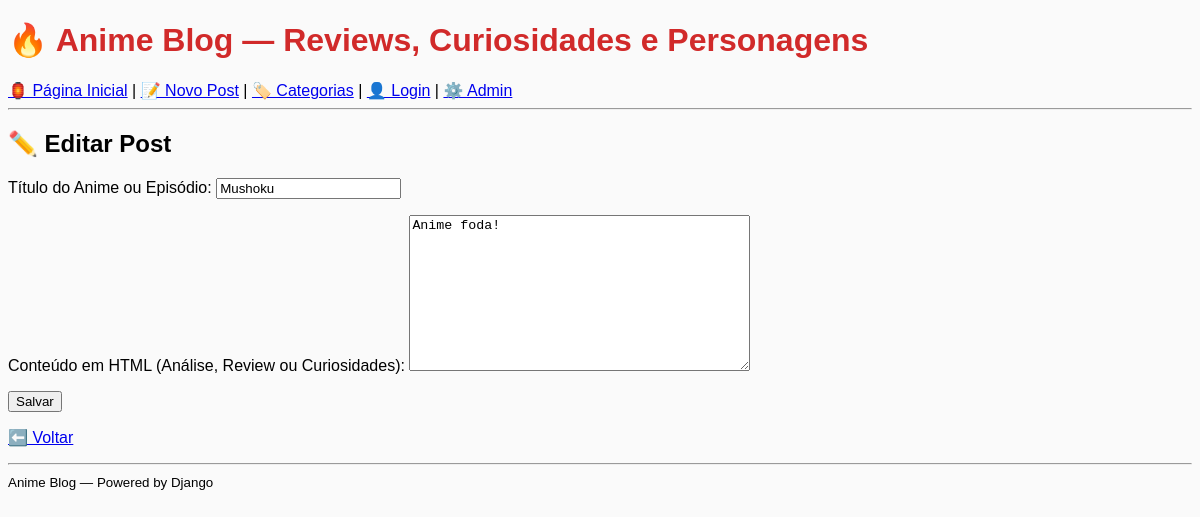
The page /2/editar/ on the database as committed earlier.
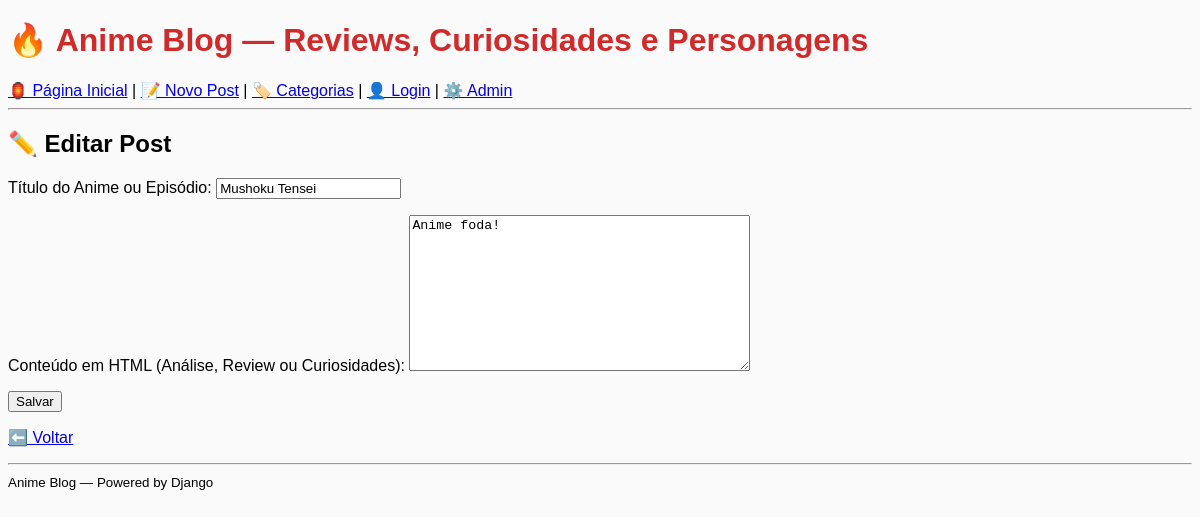
The same page on the database as committed later.
### posts/models.py (models this page shows, shortened)
class Post(models.Model):
    title = models.CharField("Título do Anime ou Episódio", max_length=255)
    content = models.TextField("Conteúdo em HTML (Análise, Review ou Curiosidades)")
    posted_at = models.DateTimeField("Data da postagem", auto_now_add=True)
    categories = models.ManyToManyField(Category, related_name="posts", blank=True)
    class Meta:
        ordering = ['-posted_at']

### posts/views.py (the view, shortened to what this page needs)
# urls.py: path('<int:pk>/editar/', PostUpdateView.as_view(), name='post_update'),
class PostUpdateView(UpdateView):
    model = Post
    fields = ["title", "content"]
    template_name = "post_form.html"

### templates/post_form.html (shortened to what this page needs)
{% extends "base.html" %}
{% block content %}
  <h2>{% if post %}✏️ Editar Post{% else %}📝 Novo Post de Anime{% endif %}</h2>
  <form method="post">
    {% if form %}
      {{ form.as_p }}
    {% else %}
      <p>Título: <input type="text" name="title" value="{{ post.title|default:'' }}"></p>
      <p>Conteúdo HTML:</p>
      <textarea name="content" rows="10" cols="70">{{ post.content|default:'' }}</textarea>
    {% endif %}
    <button type="submit">Salvar</button>
  </form>
  <p><a href="{% url 'post_list' %}">⬅️ Voltar</a></p>
{% endblock %}

Rows that differ between the two databases and show on the page:
changed Post "Anime foda!": title "Mushoku" → "Mushoku Tensei"
